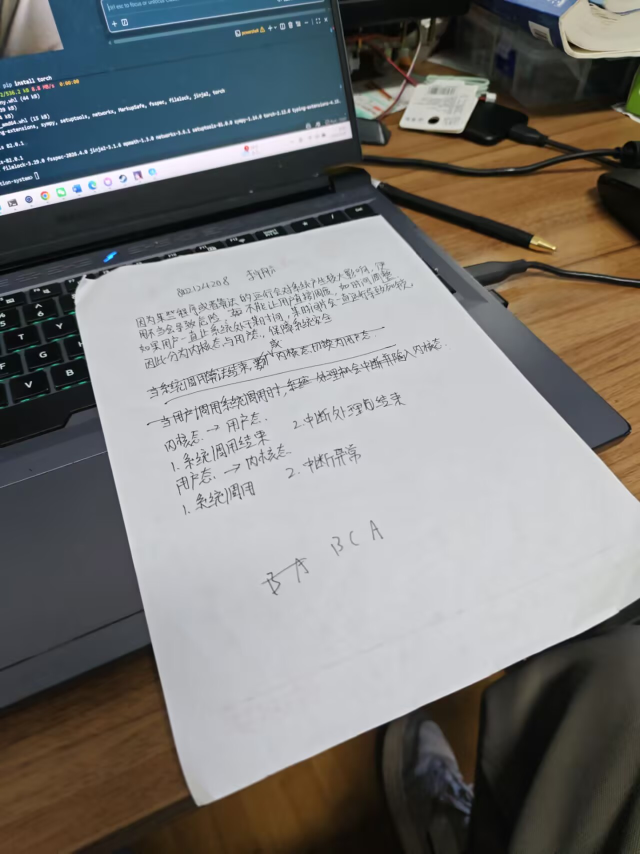
#> input picture tests/paper_samples/inputs/0a24e520ea08bd466f6b6abb0a2b2b42_720.jpg, 1280 x 1707 px (shown at 1/2 size)
$ python paper_perspective_correction.py --input tests/paper_samples/inputs/0a24e520ea08bd466f6b6abb0a2b2b42_720.jpg --output out.png
#> lines starting #> are read from the running program, lines starting #| are printed output that depends on the picture; after the words box and inside, x2 and y2 are one past the last pixel; in counts of white or black regions, pixels touching at a corner belong together; long printed decimals are rounded
from __future__ import annotations

import argparse
from pathlib import Path
from typing import Iterable, Sequence

import cv2
import numpy as np


A4_ASPECT_RATIO = 297 / 210


class PerspectiveCorrectionError(ValueError):
    pass


def parse_points(points: Sequence[Sequence[float]] | np.ndarray) -> np.ndarray:
    pts = np.asarray(points, dtype=np.float32)
    if pts.shape != (4, 2):
        raise PerspectiveCorrectionError(
            f"Expected 4 corner points with shape (4, 2), got {pts.shape}."
        )
    return pts


def order_points(points: Sequence[Sequence[float]] | np.ndarray) -> np.ndarray:
    pts = parse_points(points)
    center = pts.mean(axis=0)
    angles = np.arctan2(pts[:, 1] - center[1], pts[:, 0] - center[0])
    clockwise = pts[np.argsort(angles)]

    top_left_index = np.argmin(clockwise.sum(axis=1))
    clockwise = np.roll(clockwise, -top_left_index, axis=0)

    tl, p1, p2, p3 = clockwise
    cross_z = (p1[0] - tl[0]) * (p2[1] - p1[1]) - (p1[1] - tl[1]) * (p2[0] - p1[0])
    if cross_z < 0:
        clockwise = np.array([tl, p3, p2, p1], dtype=np.float32)

    return clockwise.astype(np.float32)


def _edge_lengths(rect: np.ndarray) -> tuple[float, float, float, float]:
    tl, tr, br, bl = rect
    width_top = float(np.linalg.norm(tr - tl))
    width_bottom = float(np.linalg.norm(br - bl))
    height_right = float(np.linalg.norm(br - tr))
    height_left = float(np.linalg.norm(bl - tl))
    return width_top, width_bottom, height_right, height_left


def compute_output_size(
    rect: np.ndarray,
    aspect_ratio: float | None = None,
    output_width: int | None = None,
    output_height: int | None = None,
) -> tuple[int, int]:
    width_top, width_bottom, height_right, height_left = _edge_lengths(rect)
    estimated_width = max(int(round(max(width_top, width_bottom))), 1)
    estimated_height = max(int(round(max(height_right, height_left))), 1)

    if output_width and output_height:
        return output_width, output_height

    if aspect_ratio is not None:
        if output_width:
            return output_width, max(int(round(output_width * aspect_ratio)), 1)
        if output_height:
            return max(int(round(output_height / aspect_ratio)), 1), output_height

        width_from_height = int(round(estimated_height / aspect_ratio))
        height_from_width = int(round(estimated_width * aspect_ratio))

        width_error = abs(width_from_height - estimated_width)
        height_error = abs(height_from_width - estimated_height)

        if width_error <= height_error:
            return max(width_from_height, 1), estimated_height
        return estimated_width, max(height_from_width, 1)

    if output_width:
        scale = output_width / estimated_width
        return output_width, max(int(round(estimated_height * scale)), 1)

    if output_height:
        scale = output_height / estimated_height
        return max(int(round(estimated_width * scale)), 1), output_height

    return estimated_width, estimated_height


def get_destination_points(width: int, height: int) -> np.ndarray:
    return np.array(
        [
            [0, 0],
            [width - 1, 0],
            [width - 1, height - 1],
            [0, height - 1],
        ],
        dtype=np.float32,
    )


def _resize_for_detection(image: np.ndarray, max_side: int = 1600) -> tuple[np.ndarray, float]:
    height, width = image.shape[:2]
    longest_side = max(height, width)
    if longest_side <= max_side:
        return image.copy(), 1.0

    scale = max_side / longest_side
    resized = cv2.resize(
        image,
        (int(round(width * scale)), int(round(height * scale))),
        interpolation=cv2.INTER_AREA,
    )
    return resized, scale


def _normalize_mask(mask: np.ndarray) -> np.ndarray:
    kernel = cv2.getStructuringElement(cv2.MORPH_RECT, (7, 7))
    normalized = cv2.morphologyEx(mask, cv2.MORPH_CLOSE, kernel, iterations=2)
    normalized = cv2.morphologyEx(normalized, cv2.MORPH_OPEN, kernel, iterations=1)
    return normalized


def _build_detection_masks(image: np.ndarray) -> list[tuple[str, np.ndarray]]:
    gray = cv2.cvtColor(image, cv2.COLOR_BGR2GRAY)
    blurred = cv2.GaussianBlur(gray, (5, 5), 0)

    hsv = cv2.cvtColor(image, cv2.COLOR_BGR2HSV)
    saturation = hsv[:, :, 1]
    value = hsv[:, :, 2]

    _, light_mask = cv2.threshold(value, 0, 255, cv2.THRESH_BINARY + cv2.THRESH_OTSU)
    _, low_saturation = cv2.threshold(
        saturation, 0, 255, cv2.THRESH_BINARY_INV + cv2.THRESH_OTSU
    )
    paper_mask = cv2.bitwise_and(light_mask, low_saturation)

    _, gray_otsu = cv2.threshold(blurred, 0, 255, cv2.THRESH_BINARY + cv2.THRESH_OTSU)
    adaptive = cv2.adaptiveThreshold(
        blurred,
        255,
        cv2.ADAPTIVE_THRESH_GAUSSIAN_C,
        cv2.THRESH_BINARY,
        35,
        7,
    )
    adaptive_inv = cv2.bitwise_not(adaptive)
    edges = cv2.Canny(blurred, 40, 120)
    edge_kernel = cv2.getStructuringElement(cv2.MORPH_RECT, (5, 5))
    edges = cv2.dilate(edges, edge_kernel, iterations=2)
    edges = cv2.morphologyEx(edges, cv2.MORPH_CLOSE, edge_kernel, iterations=2)

    masks = [
        ("paper_mask", _normalize_mask(paper_mask)),
        ("gray_otsu", _normalize_mask(gray_otsu)),
        ("adaptive_inv", _normalize_mask(adaptive_inv)),
        ("edges", edges),
    ]
    return masks


def _contour_to_quad(contour: np.ndarray) -> np.ndarray | None:
    perimeter = cv2.arcLength(contour, True)
    if perimeter <= 0:
        return None

    for epsilon_factor in (0.01, 0.02, 0.03, 0.05):
        polygon = cv2.approxPolyDP(contour, epsilon_factor * perimeter, True)
        if len(polygon) == 4 and cv2.isContourConvex(polygon):
            return polygon.reshape(4, 2).astype(np.float32)

    hull = cv2.convexHull(contour)
    if len(hull) < 4:
        return None

    rect = cv2.minAreaRect(hull)
    return cv2.boxPoints(rect).astype(np.float32)


def _score_quad(
    quad: np.ndarray,
    gray: np.ndarray,
    image_shape: tuple[int, int],
    expected_ratio: float,
) -> float:
    rect = order_points(quad)
    height, width = image_shape
    area = cv2.contourArea(rect)
    if area <= 0:
        return float("-inf")

    image_area = float(width * height)
    area_ratio = area / image_area
    if area_ratio > 0.92:
        return float("-inf")

    border_margin = 0.015 * min(width, height)
    near_left = rect[:, 0] <= border_margin
    near_right = rect[:, 0] >= width - 1 - border_margin
    near_top = rect[:, 1] <= border_margin
    near_bottom = rect[:, 1] >= height - 1 - border_margin
    border_hits = int(np.count_nonzero(near_left | near_right | near_top | near_bottom))
    touched_sides = sum(
        bool(flag.any()) for flag in (near_left, near_right, near_top, near_bottom)
    )
    if border_hits >= 2 or touched_sides >= 2:
        return float("-inf")

    width_top, width_bottom, height_right, height_left = _edge_lengths(rect)
    quad_width = max(width_top, width_bottom)
    quad_height = max(height_right, height_left)
    if quad_width < 1 or quad_height < 1:
        return float("-inf")

    aspect = max(quad_height / quad_width, quad_width / quad_height)
    aspect_score = max(0.0, 1.0 - abs(aspect - expected_ratio) / expected_ratio)

    fill_mask = np.zeros(gray.shape, dtype=np.uint8)
    cv2.fillConvexPoly(fill_mask, rect.astype(np.int32), 255)
    brightness_score = cv2.mean(gray, mask=fill_mask)[0] / 255.0

    center = rect.mean(axis=0)
    image_center = np.array([width / 2.0, height / 2.0], dtype=np.float32)
    diagonal = float(np.hypot(width, height))
    center_distance = float(np.linalg.norm(center - image_center) / diagonal)
    center_score = max(0.0, 1.0 - center_distance)

    return area_ratio * 2.5 + aspect_score * 1.8 + brightness_score * 0.8 + center_score * 0.6


def auto_detect_paper_corners(
    image: np.ndarray,
    *,
    expected_ratio: float = A4_ASPECT_RATIO,
    min_area_ratio: float = 0.08,
    max_side: int = 1600,
) -> tuple[np.ndarray, np.ndarray, str]:
    if image is None or image.size == 0:
        raise PerspectiveCorrectionError("Input image is empty.")

    resized, scale = _resize_for_detection(image, max_side=max_side)
    gray = cv2.cvtColor(resized, cv2.COLOR_BGR2GRAY)
    image_area = resized.shape[0] * resized.shape[1]
    min_area = image_area * min_area_ratio

    best_quad: np.ndarray | None = None
    best_mask: np.ndarray | None = None
    best_mask_name = ""
    best_score = float("-inf")

    for mask_name, mask in _build_detection_masks(resized):
        contours, _ = cv2.findContours(mask, cv2.RETR_EXTERNAL, cv2.CHAIN_APPROX_SIMPLE)
        for contour in contours:
            contour_area = cv2.contourArea(contour)
            if contour_area < min_area:
                continue

            quad = _contour_to_quad(contour)
            if quad is None:
                continue

            score = _score_quad(quad, gray, gray.shape, expected_ratio)
            if score > best_score:
                best_score = score
                best_quad = quad
                best_mask = mask
                best_mask_name = mask_name

    if best_quad is None or best_mask is None:
        raise PerspectiveCorrectionError("Automatic paper corner detection failed.")

    detected = order_points(best_quad / scale)
    return detected, best_mask, best_mask_name


def correct_paper_perspective(
    image: np.ndarray,
    points: Sequence[Sequence[float]] | np.ndarray,
    *,
    aspect_ratio: float | None = None,
    output_width: int | None = None,
    output_height: int | None = None,
    interpolation: int = cv2.INTER_CUBIC,
    border_mode: int = cv2.BORDER_REPLICATE,
) -> tuple[np.ndarray, np.ndarray, np.ndarray]:
    if image is None or image.size == 0:
        raise PerspectiveCorrectionError("Input image is empty.")

    rect = order_points(points)
    width, height = compute_output_size(
        rect,
        aspect_ratio=aspect_ratio,
        output_width=output_width,
        output_height=output_height,
    )

    destination = get_destination_points(width, height)
    matrix = cv2.getPerspectiveTransform(rect, destination)
    corrected = cv2.warpPerspective(
        image,
        matrix,
        (width, height),
        flags=interpolation,
        borderMode=border_mode,
    )
    return corrected, matrix, rect


def auto_correct_paper_perspective(
    image: np.ndarray,
    *,
    aspect_ratio: float | None = None,
    output_width: int | None = None,
    output_height: int | None = None,
    expected_ratio: float = A4_ASPECT_RATIO,
    min_area_ratio: float = 0.08,
    max_side: int = 1600,
    interpolation: int = cv2.INTER_CUBIC,
    border_mode: int = cv2.BORDER_REPLICATE,
) -> tuple[np.ndarray, np.ndarray, np.ndarray, np.ndarray, str]:
    detected_points, debug_mask, mask_name = auto_detect_paper_corners(
        image,
        expected_ratio=expected_ratio,
        min_area_ratio=min_area_ratio,
        max_side=max_side,
    )
    corrected, matrix, ordered_points = correct_paper_perspective(
        image,
        detected_points,
        aspect_ratio=aspect_ratio,
        output_width=output_width,
        output_height=output_height,
        interpolation=interpolation,
        border_mode=border_mode,
    )
    return corrected, matrix, ordered_points, debug_mask, mask_name


# [39 lines left out: functions draw_corners, parse_points_string, not called in this run]


def build_arg_parser() -> argparse.ArgumentParser:
    parser = argparse.ArgumentParser(
        description="Correct a paper image with four corner points or automatic corner detection."
    )
    parser.add_argument("--input", required=True, help="Path to the input image.")
    parser.add_argument("--output", required=True, help="Path to the corrected output image.")
    parser.add_argument(
        "--points",
        type=parse_points_string,
        default=None,
        help="Optional four 'x,y' pairs. Example: '120,80 980,95 1015,1420 90,1400'",
    )
    parser.add_argument(
        "--aspect-ratio",
        type=float,
        default=None,
        help="Optional height/width ratio for the output image.",
    )
    parser.add_argument(
        "--a4",
        action="store_true",
        help="Force A4 output ratio (height/width = 297/210).",
    )
    parser.add_argument("--width", type=int, default=None, help="Optional output width.")
    parser.add_argument("--height", type=int, default=None, help="Optional output height.")
    parser.add_argument(
        "--min-area-ratio",
        type=float,
        default=0.08,
        help="Minimum area ratio for automatic paper detection.",
    )
    parser.add_argument(
        "--debug-corners",
        default=None,
        help="Optional path to save the input image with ordered corner labels drawn on it.",
    )
    parser.add_argument(
        "--debug-mask",
        default=None,
        help="Optional path to save the binary mask used by automatic paper detection.",
    )
    return parser


def main(argv: Iterable[str] | None = None) -> int:
    parser = build_arg_parser()
    args = parser.parse_args(list(argv) if argv is not None else None)

    image = cv2.imread(args.input)
#> image is the input picture: shape (1707, 1280, 3); mean B, G, R 118.4, 120.2, 120.9
    if image is None:
        raise SystemExit(f"Failed to read input image: {args.input}")

    aspect_ratio = A4_ASPECT_RATIO if args.a4 else args.aspect_ratio

    if args.points is None:
        corrected, matrix, ordered_points, debug_mask, mask_name = auto_correct_paper_perspective(
            image,
            aspect_ratio=aspect_ratio,
            output_width=args.width,
            output_height=args.height,
            expected_ratio=A4_ASPECT_RATIO,
            min_area_ratio=args.min_area_ratio,
        )
#> in auto_detect_paper_corners, `resized, scale = _resize_for_detection(image, max_side=max_side)`: scale = 0.937
#> in auto_detect_paper_corners, `gray = cv2.cvtColor(resized, cv2.COLOR_BGR2GRAY)`:
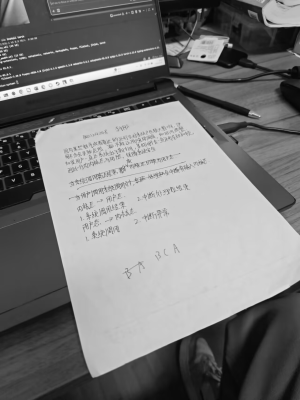
#> gray: shape (1600, 1200) (shown at 1/4 size); min 2, max 253, mean 120.2
#> in _build_detection_masks, `saturation = hsv[:, :, 1]`:
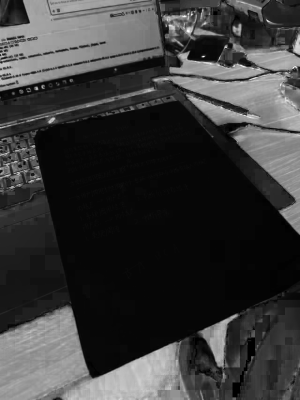
#> saturation: shape (1600, 1200) (shown at 1/4 size); min 0, max 255, mean 57.4
#> in _build_detection_masks, `value = hsv[:, :, 2]`:
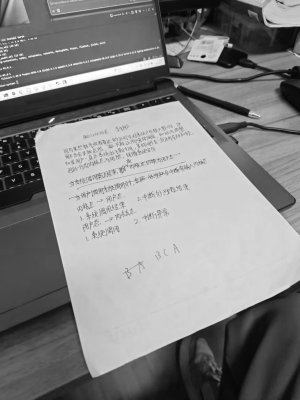
#> value: shape (1600, 1200) (shown at 1/4 size); min 3, max 255, mean 130.1
#> the loop in auto_detect_paper_corners, `for mask_name, mask in _build_detection_masks(resized):` made 4 passes
#> mask_name on passes 1 to 2: 'paper_mask', 'gray_otsu'
#> after the loop in auto_detect_paper_corners, `for mask_name, mask in _build_detection_masks(resized):`:
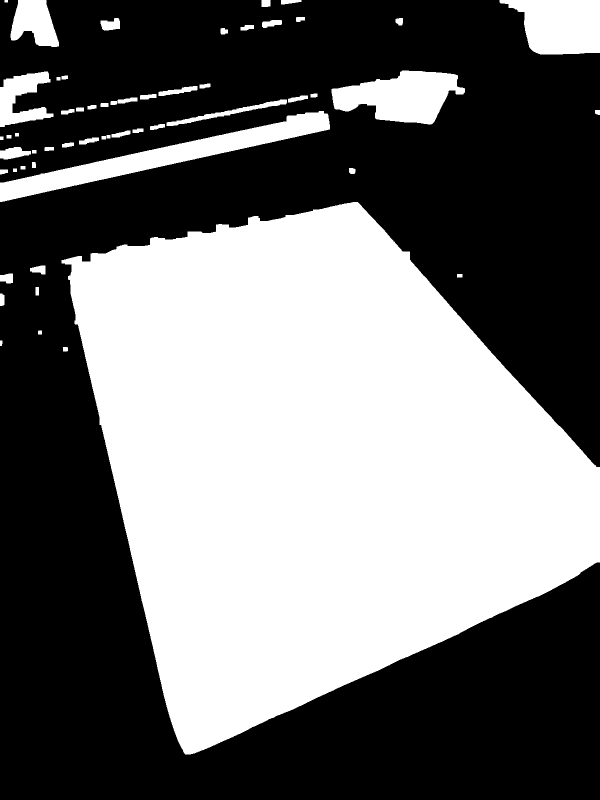
#> best_mask: shape (1600, 1200) (shown at 1/2 size); 43.8% white; 56 white regions, largest, box (x1, y1, x2, y2) and area: (123, 404, 1200, 1509) 756476, (0, 222, 660, 404) 25113, (663, 141, 930, 249) 17835
#> after the loop in auto_detect_paper_corners, `for mask_name, mask in _build_detection_masks(resized):`: best_mask_name = 'paper_mask'; best_quad = [[715, 404], [123, 520], [370, 1508], [1199, 1124]]; best_score = 3.52
#> in auto_detect_paper_corners, `detected = order_points(best_quad / scale)`: detected = [[131.2, 554.8], [762.8, 431], [1279.2, 1199.2], [394.7, 1608.8]]
#> in auto_correct_paper_perspective, `detected_points, debug_mask, mask_name = auto_detect_paper_corners( im..`: detected_points has the same summary as detected in auto_detect_paper_corners; mask_name = 'paper_mask'
#> in correct_paper_perspective, `rect = order_points(points)`: rect has the same summary as detected in auto_detect_paper_corners
#> in compute_output_size, `width_top, width_bottom, height_right, height_left = _edge_lengths(rect)`: width_top = 643.6; width_bottom = 974.7; height_right = 925.6; height_left = 1086.5
#> in compute_output_size, `estimated_width = max(int(round(max(width_top, width_bottom))), 1)`: estimated_width = 975
#> in compute_output_size, `estimated_height = max(int(round(max(height_right, height_left))), 1)`: estimated_height = 1087
#> in correct_paper_perspective, `width, height = compute_output_size( rect, aspect_ratio=aspect_ratio, ..`: width = 975; height = 1087
#> in correct_paper_perspective, `destination = get_destination_points(width, height)`: destination = [[0, 0], [974, 0], [974, 1086], [0, 1086]]
#> in correct_paper_perspective, `matrix = cv2.getPerspectiveTransform(rect, destination)`: matrix = [[1.88, -0.469, 14], [0.465, 2.37, -1377.7], [-0.000158, 0.000919, 1]]
#> in correct_paper_perspective, `corrected = cv2.warpPerspective( image, matrix, (width, height), flags..`:
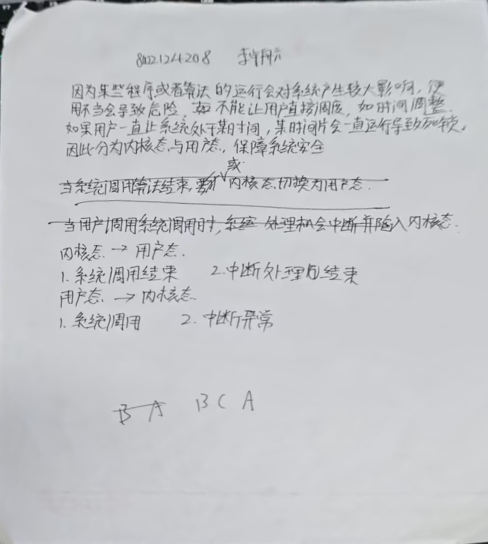
#> corrected: shape (1087, 975, 3) (shown at 1/2 size); mean B, G, R 202, 198.4, 196.8
#> in auto_correct_paper_perspective, `corrected, matrix, ordered_points = correct_paper_perspective( image, ..`: ordered_points has the same summary as detected in auto_detect_paper_corners
#> ordered_points has the same summary as detected in auto_detect_paper_corners; mask_name = 'paper_mask'
        detection_mode = f"auto:{mask_name}"
#> detection_mode = 'auto:paper_mask'
    else:
        corrected, matrix, ordered_points = correct_paper_perspective(
            image,
            args.points,
            aspect_ratio=aspect_ratio,
            output_width=args.width,
            output_height=args.height,
        )
        debug_mask = None
        detection_mode = "manual"

    output_path = Path(args.output)
    output_path.parent.mkdir(parents=True, exist_ok=True)
    success = cv2.imwrite(str(output_path), corrected)
    if not success:
        raise SystemExit(f"Failed to write output image: {args.output}")

    if args.debug_corners:
        debug_image = draw_corners(image, ordered_points)
        debug_path = Path(args.debug_corners)
        debug_path.parent.mkdir(parents=True, exist_ok=True)
        cv2.imwrite(str(debug_path), debug_image)

    if args.debug_mask and debug_mask is not None:
        debug_mask_path = Path(args.debug_mask)
        debug_mask_path.parent.mkdir(parents=True, exist_ok=True)
        cv2.imwrite(str(debug_mask_path), debug_mask)

    print(f"detection_mode={detection_mode}")
#| detection_mode=auto:paper_mask
    print("ordered_points=", ordered_points.tolist())
#| ordered_points= [[131.226, 554.775], [762.816, 431.017], [1279.183, 1199.167], [394.744, 1608.847]]
    print("transform_matrix=")
    print(matrix)
#| [[ 1.87509850e+00 -4.68774653e-01  1.40034839e+01]
#|  [ 4.65052202e-01  2.37337029e+00 -1.37771318e+03]
#|  [-1.58281338e-04  9.19242349e-04  1.00000000e+00]]
    print(f"saved={output_path}")
    return 0


if __name__ == "__main__":
    raise SystemExit(main())
#> (the program exits here)
